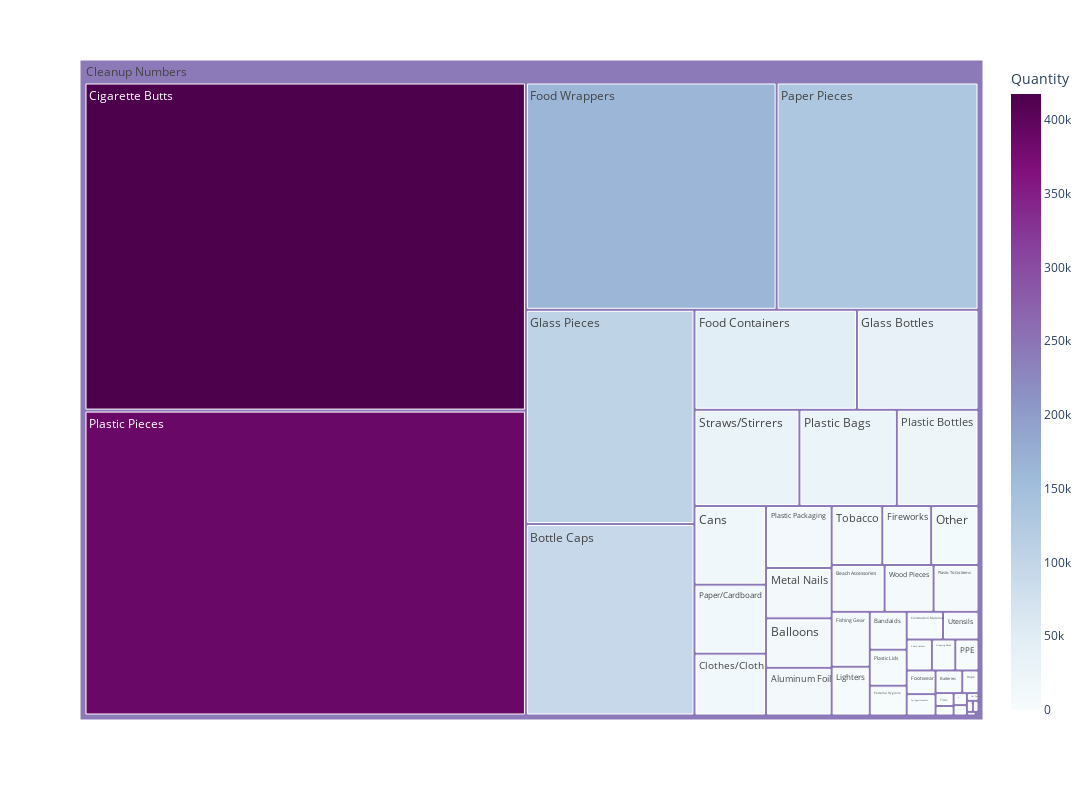

This figure's notebook cell:
### Markdown cell above
The above graph is a circle packing graph which shows the total number of items cleaned up by Save Our Shores 2013-2022, sorted by the most common categories.

We can show the same information as a treemap, see below.

### Code cell
fig = plots.treemap_graph(sos_data)
fig.show()

### Figure 1 — Plotly figure (JSON) as saved in the notebook; plotly's stock layout.template omitted (floating-point values rounded to 4 significant figures)
{"data": [{"branchvalues": "total", "customdata": [[2252], [9020], [494], [398], [9348], [4028], [1746], [7141], [461], [192], [93007], [16212], [29], [257], [417483], [12761], [2907], [179], [8303], [6034], [46830], [164266], [1970.0], [35026], [104082], [5359], [9526], [8043], [2068], [132263], [14234], [3174], [27025], [22669], [3833], [11713], [388000.0], [6058], [1058], [90], [2090], [29129], [1776], [671.2], [8609], [2837], [6604.0], [242600.0]], "domain": {"x": [0, 1], "y": [0, 1]}, "hovertemplate": "labels=%{label}<br>Quantity_sum=%{value}<br>parent=%{parent}<br>id=%{id}<br>Quantity=%{color}<extra></extra>", "ids": ["Cleanup Numbers/6-Pack Holders", "Cleanup Numbers/Aluminum Foil", "Cleanup Numbers/Appliances", "Cleanup Numbers/Bagged Pet Waste", "Cleanup Numbers/Balloons", "Cleanup Numbers/Bandaids", "Cleanup Numbers/Batteries", "Cleanup Numbers/Beach Accessories", "Cleanup Numbers/Beverage Pouches", "Cleanup Numbers/Bikes", "Cleanup Numbers/Bottle Caps", "Cleanup Numbers/Cans", "Cleanup Numbers/Car Batteries", "Cleanup Numbers/Car Parts", "Cleanup Numbers/Cigarette Butts", "Cleanup Numbers/Clothes/Cloth", "Cleanup Numbers/Construction Materials", "Cleanup Numbers/E-Waste", "Cleanup Numbers/Fireworks", "Cleanup Numbers/Fishing Gear", "Cleanup Numbers/Food Containers", "Cleanup Numbers/Food Wrappers", "Cleanup Numbers/Footwear", "Cleanup Numbers/Glass Bottles", "Cleanup Numbers/Glass Pieces", "Cleanup Numbers/Lighters", "Cleanup Numbers/Metal Nails", "Cleanup Numbers/Other", "Cleanup Numbers/PPE", "Cleanup Numbers/Paper Pieces", "Cleanup Numbers/Paper/Cardboard", "Cleanup Numbers/Personal Hygiene", "Cleanup Numbers/Plastic Bags", "Cleanup Numbers/Plastic Bottles", "Cleanup Numbers/Plastic Lids", "Cleanup Numbers/Plastic Packaging", "Cleanup Numbers/Plastic Pieces", "Cleanup Numbers/Plastic To-Go Items", "Cleanup Numbers/Rope", "Cleanup Numbers/Shopping Carts", "Cleanup Numbers/Strapping Bands", "Cleanup Numbers/Straws/Stirrers", "Cleanup Numbers/Syringes/Needles", "Cleanup Numbers/Tires", "Cleanup Numbers/Tobacco", "Cleanup Numbers/Utensils", "Cleanup Numbers/Wood Pieces", "Cleanup Numbers"], "labels": ["6-Pack Holders", "Aluminum Foil", "Appliances", "Bagged Pet Waste", "Balloons", "Bandaids", "Batteries", "Beach Accessories", "Beverage Pouches", "Bikes", "Bottle Caps", "Cans", "Car Batteries", "Car Parts", "Cigarette Butts", "Clothes/Cloth", "Construction Materials", "E-Waste", "Fireworks", "Fishing Gear", "Food Containers", "Food Wrappers", "Footwear", "Glass Bottles", "Glass Pieces", "Lighters", "Metal Nails", "Other", "PPE", "Paper Pieces", "Paper/Cardboard", "Personal Hygiene", "Plastic Bags", "Plastic Bottles", "Plastic Lids", "Plastic Packaging", "Plastic Pieces", "Plastic To-Go Items", "Rope", "Shopping Carts", "Strapping Bands", "Straws/Stirrers", "Syringes/Needles", "Tires", "Tobacco", "Utensils", "Wood Pieces", "Cleanup Numbers"], "marker": {"coloraxis": "coloraxis", "colors": [2252, 9020, 494, 398, 9348, 4028, 1746, 7141, 461, 192, 93007, 16212, 29, 257, 417483, 12761, 2907, 179, 8303, 6034, 46830, 164266, 1970.0, 35026, 104082, 5359, 9526, 8043, 2068, 132263, 14234, 3174, 27025, 22669, 3833, 11713, 388000.0, 6058, 1058, 90, 2090, 29129, 1776, 671.2, 8609, 2837, 6604.0, 242600.0]}, "name": "", "parents": ["Cleanup Numbers", "Cleanup Numbers", "Cleanup Numbers", "Cleanup Numbers", "Cleanup Numbers", "Cleanup Numbers", "Cleanup Numbers", "Cleanup Numbers", "Cleanup Numbers", "Cleanup Numbers", "Cleanup Numbers", "Cleanup Numbers", "Cleanup Numbers", "Cleanup Numbers", "Cleanup Numbers", "Cleanup Numbers", "Cleanup Numbers", "Cleanup Numbers", "Cleanup Numbers", "Cleanup Numbers", "Cleanup Numbers", "Cleanup Numbers", "Cleanup Numbers", "Cleanup Numbers", "Cleanup Numbers", "Cleanup Numbers", "Cleanup Numbers", "Cleanup Numbers", "Cleanup Numbers", "Cleanup Numbers", "Cleanup Numbers", "Cleanup Numbers", "Cleanup Numbers", "Cleanup Numbers", "Cleanup Numbers", "Cleanup Numbers", "Cleanup Numbers", "Cleanup Numbers", "Cleanup Numbers", "Cleanup Numbers", "Cleanup Numbers", "Cleanup Numbers", "Cleanup Numbers", "Cleanup Numbers", "Cleanup Numbers", "Cleanup Numbers", "Cleanup Numbers", ""], "type": "treemap", "values": [2252, 9020, 494, 398, 9348, 4028, 1746, 7141, 461, 192, 93007, 16212, 29, 257, 417483, 12761, 2907, 179, 8303, 6034, 46830, 164266, 1970.0, 35026, 104082, 5359, 9526, 8043, 2068, 132263, 14234, 3174, 27025, 22669, 3833, 11713, 388000.0, 6058, 1058, 90, 2090, 29129, 1776, 671.2, 8609, 2837, 6604.0, 1631000.0]}], "layout": {"autosize": false, "coloraxis": {"colorbar": {"title": {"text": "Quantity"}}, "colorscale": [[0, "rgb(247,252,253)"], [0.125, "rgb(224,236,244)"], [0.25, "rgb(191,211,230)"], [0.375, "rgb(158,188,218)"], [0.5, "rgb(140,150,198)"], [0.625, "rgb(140,107,177)"], [0.75, "rgb(136,65,157)"], [0.875, "rgb(129,15,124)"], [1, "rgb(77,0,75)"]]}, "height": 800, "legend": {"tracegroupgap": 0}, "margin": {"t": 60}, "width": 1100}}
